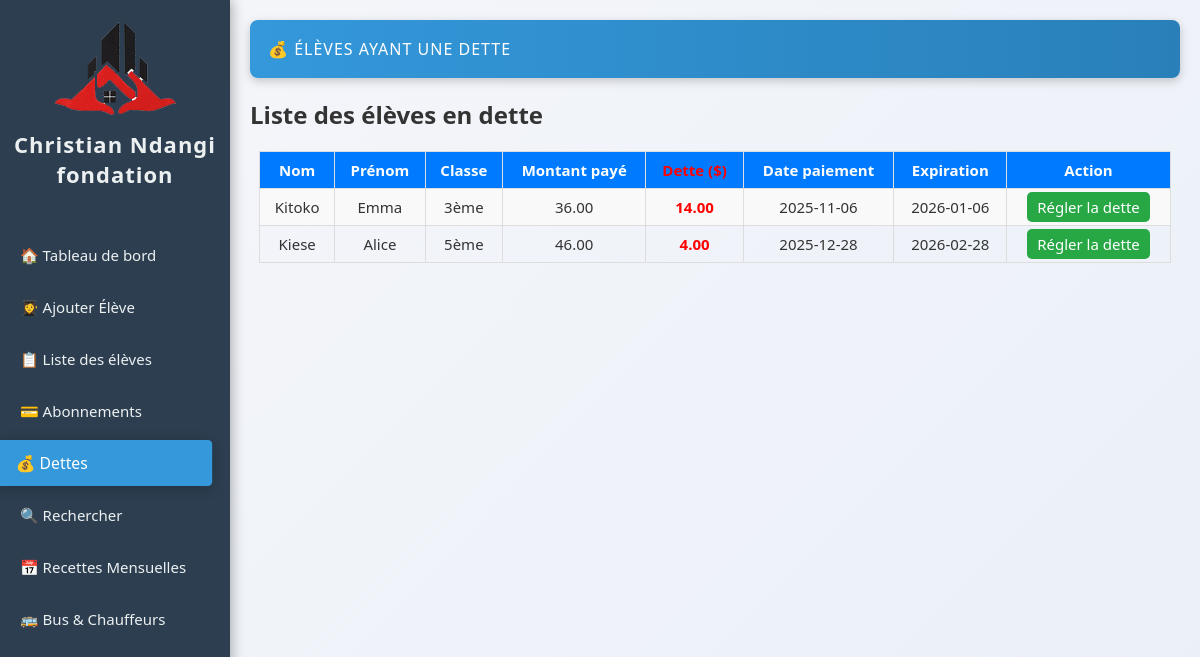
The page /dette.php on the database as committed earlier.
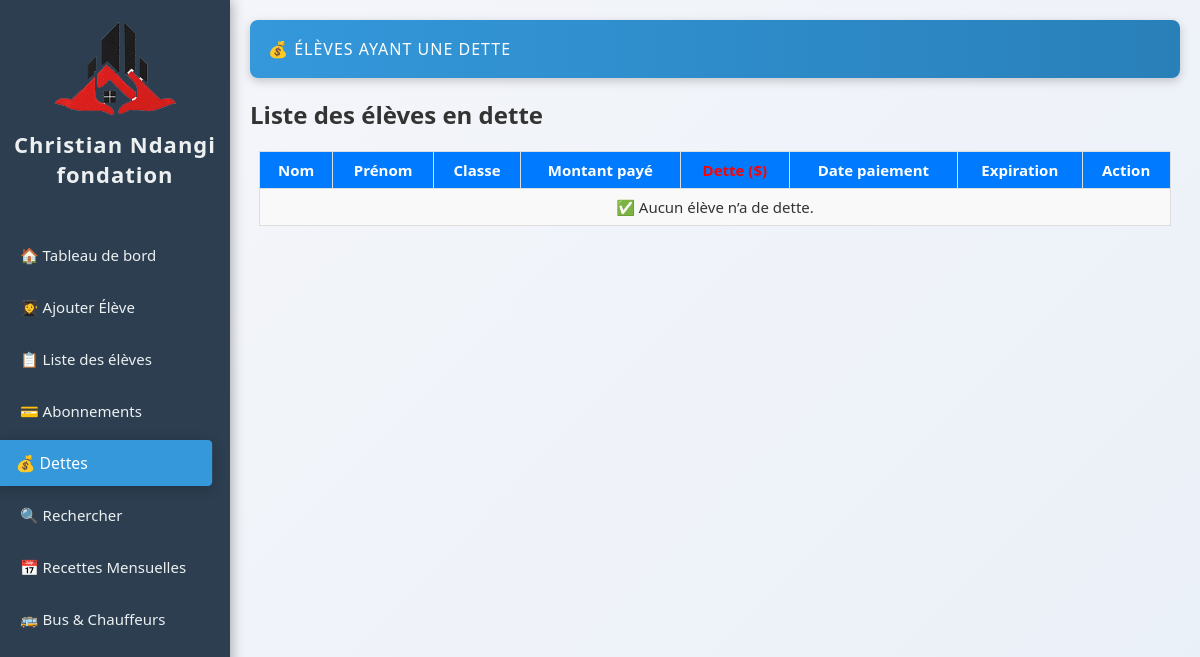
The same page on the database as committed later.
### tables this page shows
CREATE TABLE `abonnements` (
  `id` int(11) NOT NULL AUTO_INCREMENT,
  `eleve_id` int(11) NOT NULL,
  `montant` decimal(10,2) NOT NULL,
  `date_paiement` date NOT NULL,
  `date_expiration` date NOT NULL,
  `dette` decimal(10,2) DEFAULT 0.00,
  PRIMARY KEY (`id`),
  KEY `eleve_id` (`eleve_id`),
  CONSTRAINT `abonnements_ibfk_1` FOREIGN KEY (`eleve_id`) REFERENCES `eleves` (`id`) ON DELETE CASCADE
);

CREATE TABLE `eleves` (
  `id` int(11) NOT NULL AUTO_INCREMENT,
  `nom` varchar(50) NOT NULL,
  `postnom` varchar(50) DEFAULT NULL,
  `prenom` varchar(50) NOT NULL,
  `avenue` varchar(100) DEFAULT NULL,
  `quartier` enum('Salongo','Gombele','Madrendele') DEFAULT NULL,
  `commune` enum('Lemba','Matete','Ngaba') DEFAULT NULL,
  `ecole` varchar(100) DEFAULT NULL,
  `cycle` enum('Maternelle','Primaire','Secondaire','Humanité') DEFAULT NULL,
  `classe` varchar(50) DEFAULT NULL,
  `age` int(11) DEFAULT NULL,
  `sexe` enum('M','F') DEFAULT NULL,
  `point_arret` enum('Kamutsha','Kilidja','Garage','Igota Nzambi','Musudja','Station Salongo','Route ByPass','Route Biangana') DEFAULT NULL,
  `parent_nom` varchar(100) DEFAULT NULL,
  `parent_tel` varchar(10) DEFAULT NULL,
  `date_ajout` datetime DEFAULT current_timestamp(),
  PRIMARY KEY (`id`)
);

### dette.php (the view, shortened to what this page needs)
<?php
require 'db/database.php';
$stmt = $pdo->query("
    SELECT e.*,
           a.id AS abo_id,
           a.montant,
           a.date_paiement,
           a.date_expiration,
           a.dette
    FROM eleves e
    LEFT JOIN abonnements a ON e.id = a.eleve_id
    WHERE a.dette > 0
    ORDER BY a.dette DESC
");
$eleves = $stmt->fetchAll(PDO::FETCH_ASSOC);
?>
<!DOCTYPE html>
<html lang="fr">
<head>
    <link rel="stylesheet" href="css/style.css">
</head>
<body>
<?php include 'sidebar.php'; ?>
<div class="main-content">
    <header>💰 Élèves ayant une dette</header>
    <h2>Liste des élèves en dette</h2>
    <table>
        <tr>
            <th>Nom</th>
            <th>Prénom</th>
            <th>Classe</th>
            <th>Montant payé</th>
            <th class="dette">Dette ($)</th>
            <th>Date paiement</th>
            <th>Expiration</th>
            <th>Action</th>
        </tr>
        <?php if (!empty($eleves)): ?>
            <?php foreach ($eleves as $e): ?>
            <tr>
                <td><?= htmlspecialchars($e['nom']) ?></td>
                <td><?= htmlspecialchars($e['prenom']) ?></td>
                <td><?= htmlspecialchars($e['classe']) ?></td>
                <td><?= $e['montant'] ?? 0 ?></td>
                <td class="dette"><?= $e['dette'] ?></td>
                <td><?= $e['date_paiement'] ?? '-' ?></td>
                <td><?= $e['date_expiration'] ?? '-' ?></td>
                <td>
                    <a class="btn" href="regler_dette.php?abo_id=<?= $e['abo_id'] ?>&eleve_id=<?= $e['id'] ?>">
                        Régler la dette
                    </a>
                </td>
            </tr>
            <?php endforeach; ?>
        <?php else: ?>
            <tr><td colspan="8">✅ Aucun élève n’a de dette.</td></tr>
        <?php endif; ?>
    </table>
</div>
</body>
</html>

### sidebar.php (shortened to what this page needs)
<div class="sidebar">
    <h2><img src="images/LOGO.png" alt="">Christian Ndangi fondation</h2>
    <a href="index.php" class="<?= basename($_SERVER['PHP_SELF']) == 'index.php' ? 'active' : '' ?>">🏠 Tableau de bord</a>
    <a href="ajouter_eleve.php" class="<?= basename($_SERVER['PHP_SELF']) == 'ajouter_eleve.php' ? 'active' : '' ?>">👩‍🎓 Ajouter Élève</a>
    <a href="liste_eleves.php" class="<?= basename($_SERVER['PHP_SELF']) == 'liste_eleves.php' ? 'active' : '' ?>">📋 Liste des élèves</a>
    <a href="gerer_abonnement.php" class="<?= basename($_SERVER['PHP_SELF']) == 'gerer_abonnement.php' ? 'active' : '' ?>">💳 Abonnements</a>
    <a href="dette.php" class="<?= basename($_SERVER['PHP_SELF']) == 'dette.php' ? 'active' : '' ?>">💰 Dettes</a>
        <a href="rechercher.php" class="<?= basename($_SERVER['PHP_SELF']) == 'rechercher.php' ? 'active' : '' ?>">🔍 Rechercher</a>
    <a href="recette_mensuel.php" class="<?= basename($_SERVER['PHP_SELF']) == 'recette_mensuel.php' ? 'active' : '' ?>">📅 Recettes Mensuelles</a>
    <a href="transport.php" class="<?= basename($_SERVER['PHP_SELF']) == 'transport.php' ? 'active' : '' ?>">🚌 Bus & Chauffeurs</a>
</div>

### css/style.css (style rules this page uses)
* { box-sizing: border-box; margin: 0; padding: 0; transition: all 0.3s ease-in-out; }
body { font-family: "Segoe UI", Arial, sans-serif; background: linear-gradient(135deg, #f5f6fa 0%, #eaf0f8 100%); display: flex; min-height: 100vh; color: #333; overflow-x: hidden; }
.sidebar { width: 230px; background-color: #2c3e50; color: #ecf0f1; position: fixed; top: 0; left: 0; height: 100vh; max-height: 100vh; padding: 20px 0; display: flex; flex-direction: column; align-items: flex-start; overflow-y: scroll; -webkit-overflow-scrolling: touch; box-shadow: 2px 0 12px rgba(0,0,0,0.3); transition: width 0.4s ease-in-out, background-color 0.3s; }
.sidebar h2 { font-size: 22px; margin-bottom: 40px; text-align: center; letter-spacing: 1px; transition: transform 0.5s ease; }
.sidebar a { width: 90%; display: block; color: #ecf0f1; text-decoration: none; padding: 12px 20px; font-size: 15px; border-radius: 4px; margin: 4px 0; transition: all 0.3s ease; }
.sidebar a:hover, .sidebar a.active { background-color: #3498db; color: white; transform: scale(1.05); box-shadow: 0 2px 12px rgba(0,0,0,0.2); }
.main-content { margin-left: 230px; width: calc(100% - 230px); padding: 20px; animation: fadeIn 0.6s ease-in-out; }
header { background: linear-gradient(90deg, #3498db, #2980b9); color: white; padding: 18px; border-radius: 8px; margin-bottom: 20px; box-shadow: 0 3px 10px rgba(0,0,0,0.2); text-transform: uppercase; letter-spacing: 1px; }
table { width: 100%; border-collapse: collapse; margin-top: 20px; animation: fadeIn 0.6s ease; }
table, th, td { border: 1px solid #ddd; transition: all 0.3s ease; }
th, td { padding: 12px; text-align: center; transition: background 0.3s, transform 0.3s; }
th { background-color: #2c3e50; color: white; }

### dette.php (style rules this page uses)
table { width: 98%; margin: 20px auto; border-collapse: collapse; font-size: 15px; }
th, td { border: 1px solid #ddd; padding: 8px 10px; text-align: center; white-space: nowrap; }
th { background-color: #007BFF; color: white; }
tr:nth-child(even) { background-color: #f9f9f9; }
.dette { color: red; font-weight: bold; }
.btn { padding: 5px 10px; background: #28a745; color: white; border-radius: 5px; text-decoration: none; }

### sidebar.php (style rules this page uses)
.sidebar { height: 100vh; overflow-y: auto; overflow-x: hidden; }

Rows that differ between the two databases and show on the page:
no longer on this page (row edited): abonnements: eleve.nom "Kitoko", eleve.prenom "Emma", eleve.classe "3ème", montant "36.00", dette "14.00", date_paiement "2025-11-06", date_expiration "2026-01-06"
no longer on this page (row edited): abonnements: eleve.nom "Kiese", eleve.prenom "Alice", eleve.classe "5ème", montant "46.00", dette "4.00", date_paiement "2025-12-28", date_expiration "2026-02-28"
Other text that changed with them:
text now shown: "✅ Aucun élève n’a de dette."
